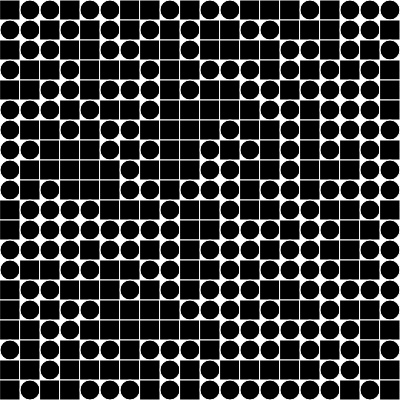
Frame 1 (no input)
Frame 60 (no input): identical to frame 1, image omitted
Frame 120 (the mouse pressed at the canvas centre since frame 60): identical to frame 1, image omitted

The p5.js sketch that drew this single still picture (run headless with seeded random() and noise() and a simulated clock; from frame 60 on, the mouse is pressed at the canvas centre):

// p5.js sketch
// ── sketch.js
const sketchWidth = 400;
const sketchHeight = 400;
const size = 20;

function setup() {
  createCanvas(sketchWidth, sketchHeight);

  background(255);
  stroke(255);
  fill(0);
  
  const columns = sketchWidth / size;
  const rows = sketchHeight / size;

  for (let x = 0; x < columns; x += 1) {
    for (let y = 0; y < rows; y += 1) {
      const shapeNum = random(0,2);
      if (shapeNum < 1) {
        circle(x * size + size / 2, y * size + size / 2, size);
      } else {
        rect(x * size, y * size, size, size);
      }
    }
  }
}

function draw(){
}
